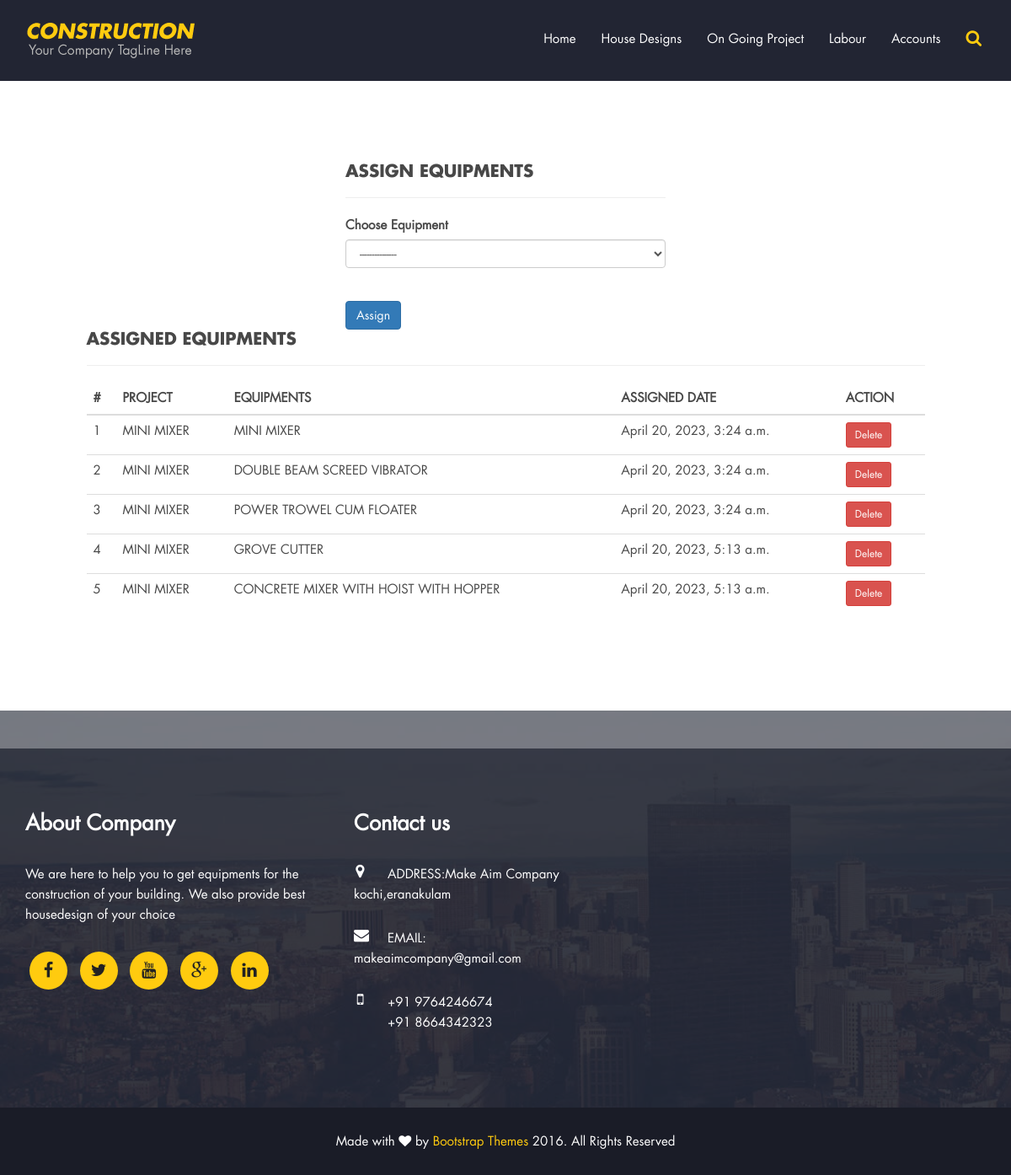
Screenshot of /engineer/assign/projects/equipments/7 with the database file from the repository.
### engineer/models.py (models this page shows, shortened)
class ProjectAssignEquipments(models.Model):
    project = models.ForeignKey(Project, on_delete=models.CASCADE)
    equipment = models.ForeignKey(Equipment, on_delete=models.CASCADE)
    assigned_date = models.DateTimeField(auto_now_add=True)

### customer/models.py (models this page shows)
class Project(models.Model):
    name = models.CharField(max_length=100)
    description = models.TextField()
    start_date = models.DateField()
    end_date = models.DateField()
    budget = models.DecimalField(max_digits=8, decimal_places=2)
    status_choices = [
        ('not_started', 'Not Started'),
        ('in_progress', 'In Progress'),
        ('completed', 'Completed')
    ]
    status = models.CharField(choices=status_choices, max_length=20)
    customer = models.ForeignKey(
        to=User,
        on_delete=models.CASCADE
    )
    def __str__(self):
        return self.name

### admin/models.py (models this page shows)
class Equipment(models.Model):
    name = models.CharField(max_length=100)
    description = models.TextField(blank=True)
    type_choices = [
        ('excavator', 'Excavator'),
        ('bulldozer', 'Bulldozer'),
        ('crane', 'Crane'),
        ('loader', 'Loader')
    ]
    equipment_type = models.CharField(choices=type_choices, max_length=20)
    status_choices = [
        ('available', 'Available'),
        ('scheduled', 'Scheduled'),
        ('in_use', 'In Use'),
        ('in_repair', 'In Repair')
    ]
    rent_amount = models.DecimalField(max_digits=8, decimal_places=2)
    image = models.ImageField(
        upload_to='Equipment',
        max_length=300,
        default=''
    )
    status = models.CharField(choices=status_choices, max_length=20, default='available')
    def __str__(self):
        return self.name

### engineer/views.py (the view)
# urls.py: path('assign/projects/equipments/<int:id>', assigne_equipments, name="engineer_assigne_equipments"),
def assigne_equipments(request, id):
    project = Project.objects.get(pk=id)
    if request.method == 'POST':
        equipment = Equipment.objects.get(pk=request.POST['eid'])
        obj = ProjectAssignEquipments(
            project=project,
            equipment=equipment
        )
        obj.save()
        equipment.status = 'scheduled'
        equipment.save()
        return redirect('engineer_assigne_equipments', id=id)
    else:
        pass
    datas = ProjectAssignEquipments.objects.filter(project=project)
    equipments = Equipment.objects.filter(status='available')
    return render(request, 'engineer/assigne_equipments.html', {'datas': datas, 'equipments': equipments})

### engineer/templates/engineer/assigne_equipments.html (shortened to what this page needs)
{% extends 'engineer/shared/base.html' %}
{% load static %}
{% load crispy_forms_tags %}
{% block main %}
<br>
<br>
<br>
<br>
<div class="row">
    <div class="col-sm-4"></div>
    <div class="col-sm-4">
        <h3>Assign Equipments</h3>
        <hr>
        <form action="" method="post">
           <div class="form-group">
               <label for="">Choose Equipment</label>
               <select name="eid" id="eid">
                   <option value="--">---------------</option>
               </select>
           </div>
            <br>
            <button class="btn btn-primary">Assign</button>
        </form>
    </div>
    <div class="col-sm-4"></div>
</div>
<div class="row">
    <div class="col-sm-1"></div>
    <div class="col-sm-10">
        <h3>Assigned Equipments</h3>
        <hr>
        <table class="table">
            <thead>
                <tr>
                    <th>#</th>
                    <th>PROJECT</th>
                    <th>EQUIPMENTS</th>
                    <th>ASSIGNED DATE</th>
                    <th>ACTION</th>
                </tr>
            </thead>
            <tbody>
                {% for data in datas %}
                <tr>
                    <td>{{ forloop.counter }}</td>
                    <td>{{ data.project }}</td>
                    <td>{{ data.equipment }}</td>
                    <td>{{ data.assigned_date }}</td>
                    <td>
                        <a href="{% url 'engineer_delete_assigne_equipments' id=data.id %}" class="btn btn-danger btn-sm">Delete</a>
                    </td>
                </tr>
                {% endfor %}
            </tbody>
        </table>
    </div>
    <div class="col-sm-1"></div>
</div>
<br>
<br>
<br>
<br>
{% endblock main %}

### static/css/bootsnav.css (style rules this page uses)
body { -webkit-transition: all 0.3s ease-in-out; -moz-transition: all 0.3s ease-in-out; -o-transition: all 0.3s ease-in-out; -ms-transition: all 0.3s ease-in-out; transition: all 0.3s ease-in-out; }

### static/css/custom.css (style rules this page uses)
body { font-size: 15px; line-height: 24px; font-family: 'futura_ltbook', sans-serif; color: #484848; }
h1, h2, h3, h4, h5, h6 { font-weight: bold; text-transform: uppercase; color: #484848; font-family: 'futura_ltbold', sans-serif; }
h3 { font-size: 20px; margin: 0 0 10px; }
a,button { outline: 0 !important; }

### rows the page displays
ProjectAssignEquipments: project "MINI MIXER", equipment "MINI MIXER", assigned_date "April 20, 2023, 3:24 a.m."
ProjectAssignEquipments: project "MINI MIXER", equipment "DOUBLE BEAM SCREED VIBRATOR", assigned_date "April 20, 2023, 3:24 a.m."
ProjectAssignEquipments: project "MINI MIXER", equipment "POWER TROWEL CUM FLOATER", assigned_date "April 20, 2023, 3:24 a.m."
ProjectAssignEquipments: project "MINI MIXER", equipment "GROVE CUTTER", assigned_date "April 20, 2023, 5:13 a.m."
ProjectAssignEquipments: project "MINI MIXER", equipment "CONCRETE MIXER WITH HOIST WITH HOPPER", assigned_date "April 20, 2023, 5:13 a.m."
